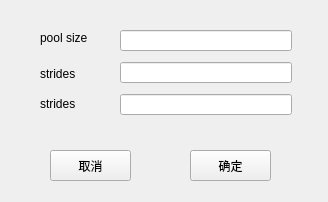
<?xml version="1.0" encoding="UTF-8"?>
<ui version="4.0">
 <class>Form</class>
 <widget class="QWidget" name="Form">
  <property name="geometry">
   <rect>
    <x>0</x>
    <y>0</y>
    <width>328</width>
    <height>202</height>
   </rect>
  </property>
  <property name="windowTitle">
   <string>Add Pooling</string>
  </property>
  <widget class="QLineEdit" name="lineEdit_3">
   <property name="geometry">
    <rect>
     <x>120</x>
     <y>94</y>
     <width>172</width>
     <height>21</height>
    </rect>
   </property>
  </widget>
  <widget class="QLabel" name="label_2">
   <property name="geometry">
    <rect>
     <x>40</x>
     <y>66</y>
     <width>56</width>
     <height>16</height>
    </rect>
   </property>
   <property name="text">
    <string>strides</string>
   </property>
  </widget>
  <widget class="QLabel" name="label_3">
   <property name="geometry">
    <rect>
     <x>40</x>
     <y>96</y>
     <width>56</width>
     <height>16</height>
    </rect>
   </property>
   <property name="text">
    <string>strides</string>
   </property>
  </widget>
  <widget class="QLineEdit" name="lineEdit">
   <property name="geometry">
    <rect>
     <x>120</x>
     <y>30</y>
     <width>172</width>
     <height>21</height>
    </rect>
   </property>
  </widget>
  <widget class="QLabel" name="label">
   <property name="geometry">
    <rect>
     <x>40</x>
     <y>30</y>
     <width>72</width>
     <height>16</height>
    </rect>
   </property>
   <property name="text">
    <string>pool size</string>
   </property>
  </widget>
  <widget class="QLineEdit" name="lineEdit_2">
   <property name="geometry">
    <rect>
     <x>120</x>
     <y>62</y>
     <width>172</width>
     <height>21</height>
    </rect>
   </property>
  </widget>
  <widget class="QPushButton" name="pushButton">
   <property name="geometry">
    <rect>
     <x>190</x>
     <y>150</y>
     <width>81</width>
     <height>31</height>
    </rect>
   </property>
   <property name="text">
    <string>确定</string>
   </property>
  </widget>
  <widget class="QPushButton" name="pushButton_2">
   <property name="geometry">
    <rect>
     <x>50</x>
     <y>150</y>
     <width>81</width>
     <height>31</height>
    </rect>
   </property>
   <property name="text">
    <string>取消</string>
   </property>
  </widget>
 </widget>
 <resources/>
 <connections/>
</ui>
